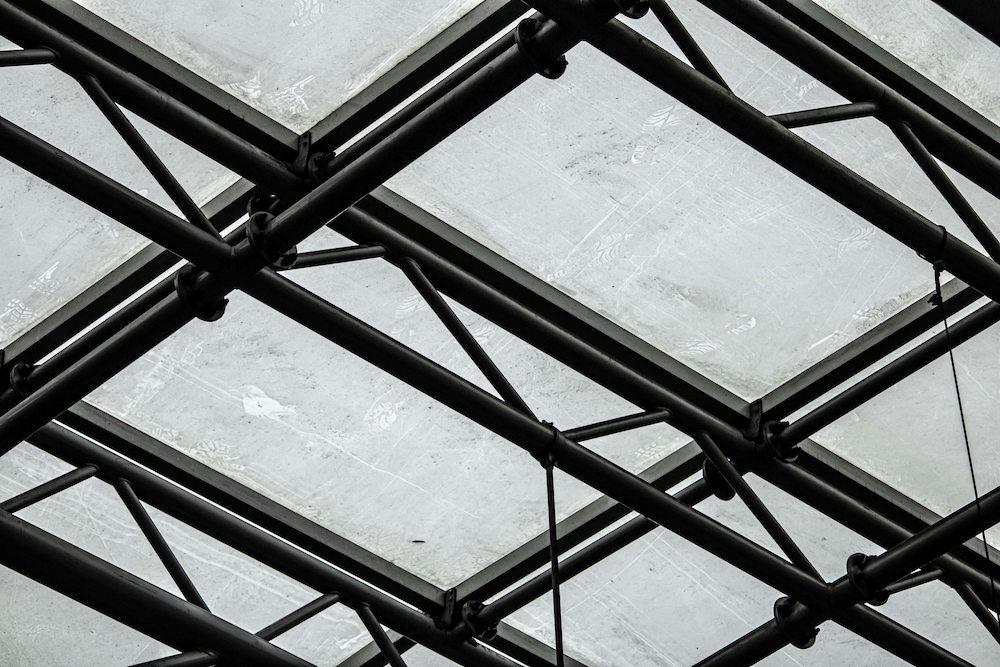
#> input picture src/canny_tests/images/compressed_test1.jpg, 1000 x 667 px
$ python canny.py
#> lines starting #> are read from the running program, lines starting #| are printed output that depends on the picture; after the words box and inside, x2 and y2 are one past the last pixel; in counts of white or black regions, pixels touching at a corner belong together
import numpy as np
import cv2 as cv
from matplotlib import pyplot as plt
import os.path
"""
Remember to cd into canny_tests
"""

filePath = './images/compressed_test1.jpg'

img = cv.imread(filePath, cv.IMREAD_GRAYSCALE)
#> img: shape (667, 1000); min 0, max 255, mean 128
assert img is not None, "file not found"
edges = cv.Canny(img,100,200)
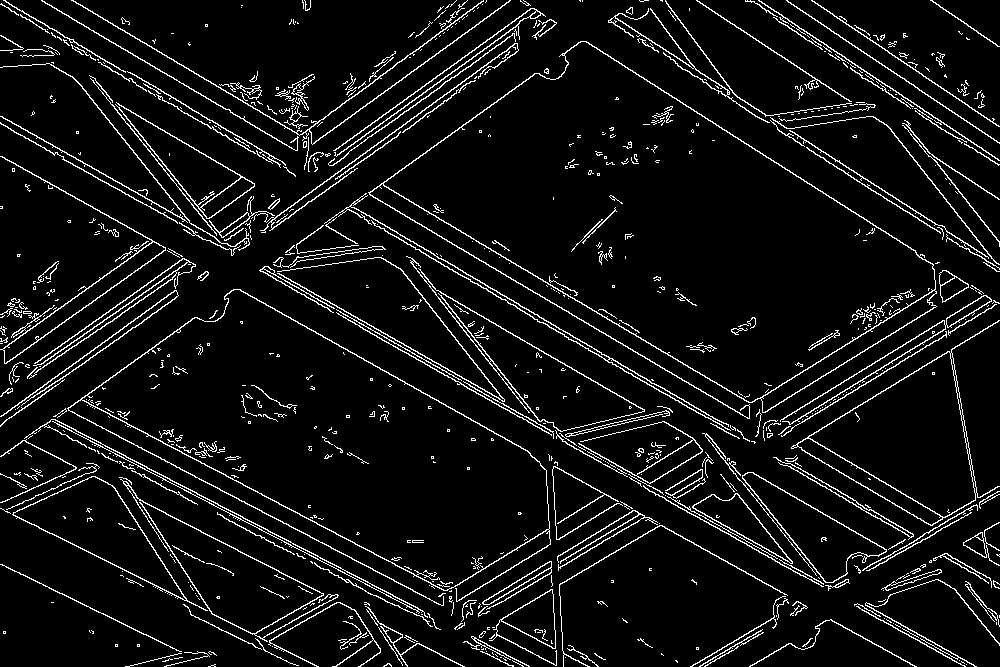
#> edges: shape (667, 1000); 6.9% white in thin lines or dots
contours, _ = cv.findContours(edges, cv.RETR_TREE, cv.CHAIN_APPROX_SIMPLE)
#> contours = 1012 contours, 867 with area under 20; largest, box (x1, y1, x2, y2) and area: (368, 41, 937, 419) 99536, (383, 41, 936, 403) 95652, (67, 289, 551, 606) 67639, (81, 289, 550, 591) 66844, (791, 320, 1000, 526) 16803

# convert img to .svg
width, height = img.shape[1], img.shape[0]
#> width = 1000; height = 667
f = open('images/output.svg', 'w+')
f.write('<svg width="' + str(width) + '" height="' + str(height)+'" xmlns="http://www.w3.org/2000/svg">')

for poly in contours:
    new_str = '<polyline points="'
    for x, y in poly[:,0]:
        new_str = new_str + str(x)+ ',' + str(y) + ' '
    new_str = new_str + '" style="fill:none;stroke:black;strokeWidth:1" />'
    f.write(new_str)
    pass
#> this loop made 1012 passes
#> poly on passes 1, 5, 6: [[966, 664]], [[959, 660]], [[675, 660], [677, 662], [677, 661], [676, 660]]

f.write('</svg>')
f.close()

"""
plt.subplot(121),plt.imshow(img,cmap = 'gray')
plt.title('Original Image'), plt.xticks([]), plt.yticks([])
plt.subplot(122),plt.imshow(edges,cmap = 'gray')
plt.title('Edge Image'), plt.xticks([]), plt.yticks([])

plt.show()
"""

$ run again, with src/canny_tests/images/test2.jpg copied over src/canny_tests/images/compressed_test1.jpg
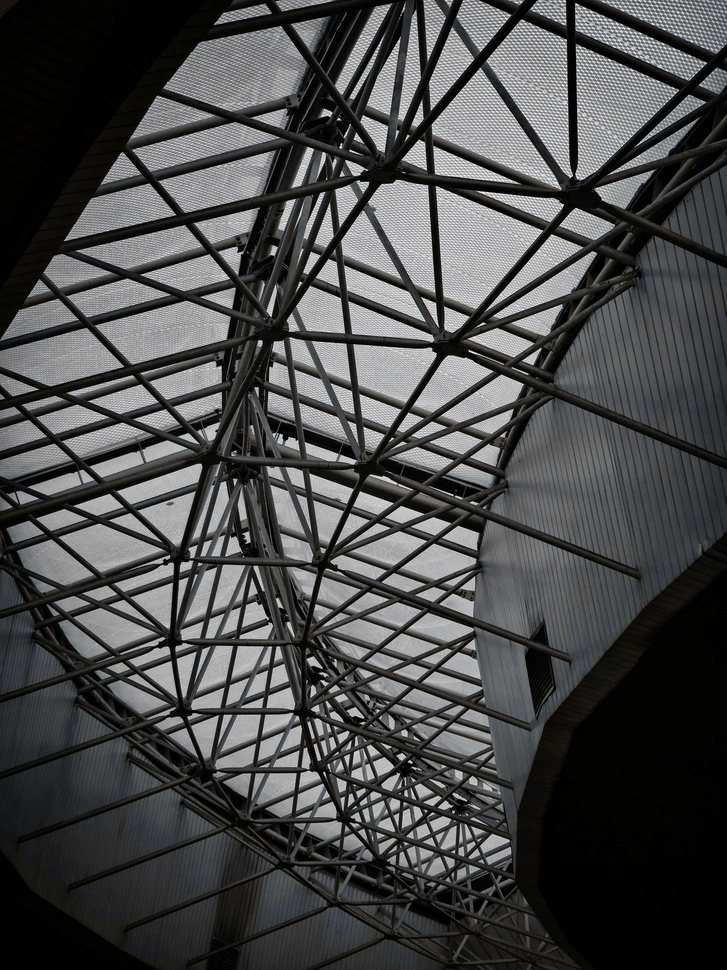
#> input picture src/canny_tests/images/test2.jpg, 727 x 970 px, shrunk from 3000 x 4000 before the run
#> `edges = cv.Canny(img,100,200)`:
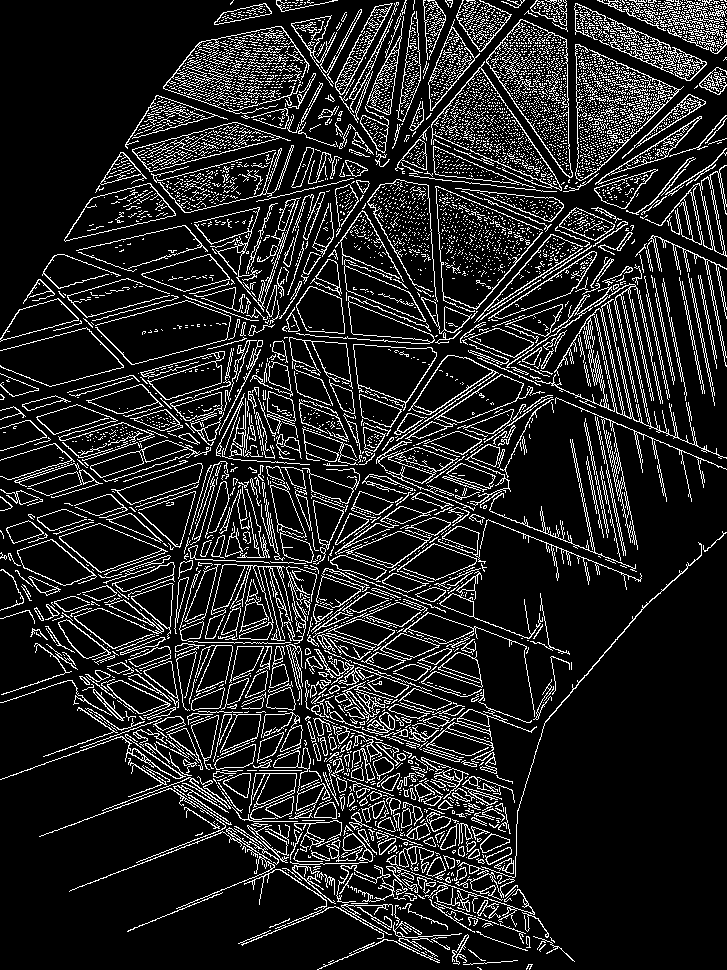
#> edges: shape (970, 727); 13.9% white in thin lines or dots
#> contours = 6338 contours, 5668 with area under 20; largest, box (x1, y1, x2, y2) and area: (486, 19, 573, 178) 7120, (486, 19, 573, 178) 6976, (353, 344, 437, 411) 3342, (353, 344, 437, 403) 3292, (64, 183, 176, 242) 3220
#> the loop `for poly in contours:` made 6338 passes
#> poly on passes 5, 16, 22: [[425, 951], [426, 952]], [[447, 948], [448, 947], [449, 948], [448, 949]], [[400, 927], [406, 933], [407, 933], [401, 927]]
